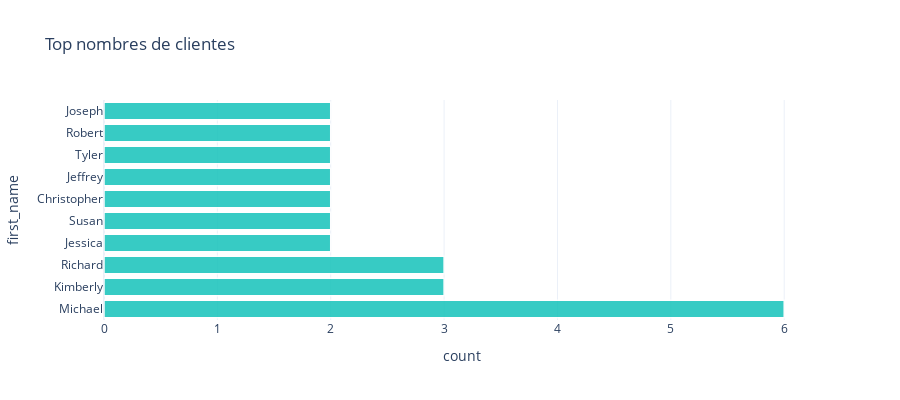

Notebook code cell kept with this figure:
### Code cell
vc = plot_vcounts_groupby(df, 'customer_id', 'first_name',
                          orient='h', top=10, title='Top nombres de clientes', height=400)

### Figure 1 — Plotly figure (JSON) as saved in the notebook; plotly's stock layout.template omitted (floating-point values rounded to 4 significant figures)
{"data": [{"hovertemplate": "count=%{x}<br>first_name=%{y}<extra></extra>", "legendgroup": "", "marker": {"color": "#15C3BA", "line": {"color": "white", "width": 1.5}, "pattern": {"shape": ""}}, "name": "", "opacity": 0.85, "orientation": "h", "showlegend": false, "textposition": "auto", "type": "bar", "x": [6, 3, 3, 2, 2, 2, 2, 2, 2, 2], "xaxis": "x", "y": ["Michael", "Kimberly", "Richard", "Jessica", "Susan", "Christopher", "Jeffrey", "Tyler", "Robert", "Joseph"], "yaxis": "y"}], "layout": {"barmode": "relative", "height": 400, "legend": {"tracegroupgap": 0}, "title": {"text": "Top nombres de clientes"}, "xaxis": {"anchor": "y", "domain": [0, 1], "title": {"text": "count"}}, "yaxis": {"anchor": "x", "domain": [0, 1], "title": {"text": "first_name"}}}}
